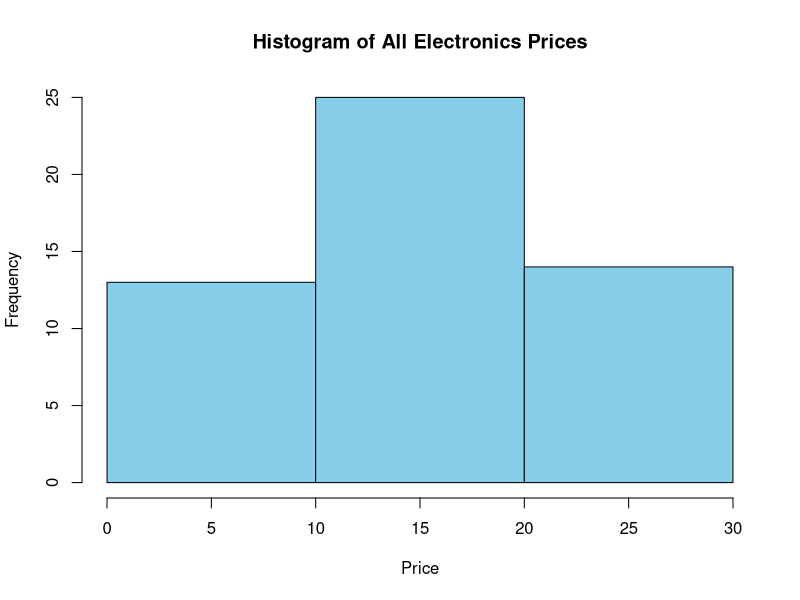

This chart was generated by the following R code:
# Your data
data <- c(1, 1, 5, 5, 5, 5, 5, 8, 8, 10, 10, 10, 10, 12, 14,
          14, 14, 15, 15, 15, 15, 15, 15, 18, 18, 18, 18, 18, 18, 18, 
          18, 20, 20, 20, 20, 20, 20, 20, 21, 21, 21, 21, 25, 25, 25, 25, 25, 28, 28, 30, 30, 30)

# Equal-frequency partitioning with bin equal to 3
bins <- cut(data, breaks = 3, labels = FALSE)

# Data smoothing - Bin Means
bin_means <- tapply(data, bins, mean)

# Data smoothing - Bin Boundary
bin_boundary <- tapply(data, bins, function(x) c(min(x), max(x)))

# Plot histogram
hist(data, breaks = 3, col = "skyblue", border = "black", main = "Histogram of All Electronics Prices",
    xlab = "Price", ylab = "Frequency")

# Display the bins, bin means, and bin boundaries
print(bins)
print(bin_means)
print(bin_boundary)
